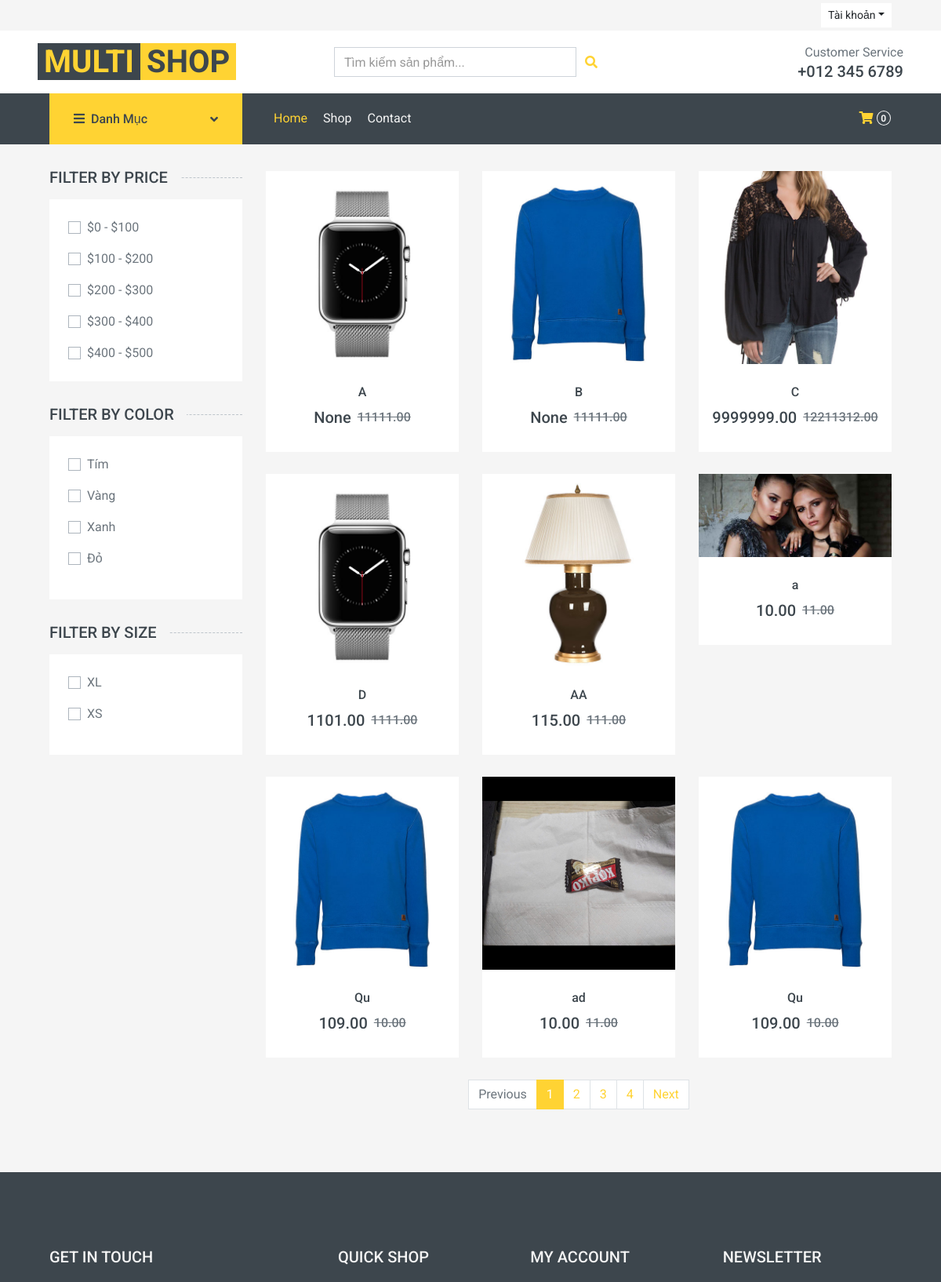
Page /sanpham/shop/ (upper part) on the earlier database version.
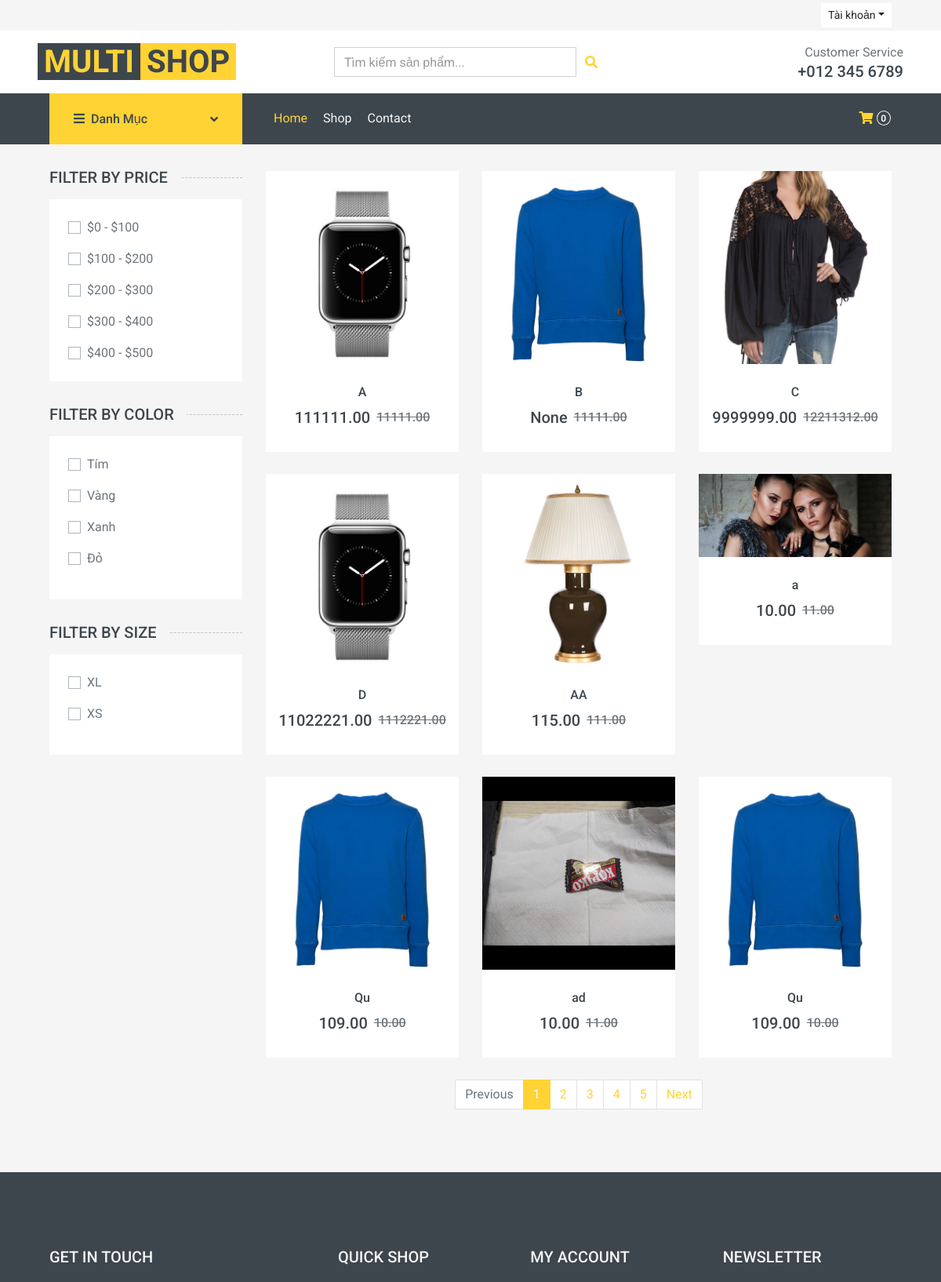
Same page on the later database version.
### sanpham/models.py (models this page shows, shortened)
class SanPham(models.Model):
    ma_danh_muc = models.ForeignKey(DanhMuc, on_delete=models.CASCADE)
    ten_san_pham = models.CharField(max_length=200)
    mo_ta = models.TextField(blank=True, null=True)
    gia = models.DecimalField(max_digits=10, decimal_places=2)
    giakm = models.DecimalField(max_digits=10, decimal_places=2)
    anh_dai_dien = models.ImageField(upload_to='sanpham/', blank=True, null=True)
    trang_thai = models.BooleanField(default=True)

### sanpham/views.py (the view, shortened to what this page needs)
# urls.py: path('shop/', shop, name='shop'),
def shop(request):
    menudanhmuc = DanhMuc.objects.filter(trang_thai=True)
    sanpham_list = SanPham.objects.filter(trang_thai=True).order_by('id')
    all_colors = BienTheSanPham.objects.exclude(mau_sac__isnull=True).exclude(mau_sac__exact='').values_list('mau_sac', flat=True).distinct().order_by('mau_sac')
    all_sizes = BienTheSanPham.objects.exclude(kich_thuoc__isnull=True).exclude(kich_thuoc__exact='').values_list('kich_thuoc', flat=True).distinct().order_by('kich_thuoc')
    query = request.GET.get('timkiem')
    if query:
        sanpham_list = sanpham_list.filter(
            Q(ten_san_pham__icontains=query) | Q(mo_ta__icontains=query)
        )
    selected_prices = request.GET.getlist('price')
    selected_colors = request.GET.getlist('color')
    selected_sizes = request.GET.getlist('size')
    if selected_colors:
        sanpham_list = sanpham_list.filter(bienthesanpham__mau_sac__in=selected_colors).distinct()
    if selected_sizes:
        sanpham_list = sanpham_list.filter(bienthesanpham__kich_thuoc__in=selected_sizes).distinct()
    paginator = Paginator(sanpham_list, 9)
    page_number = request.GET.get('page')
    page_obj = paginator.get_page(page_number)
    return render(request, 'shop.html', {
        'menudanhmuc': menudanhmuc,
        'sanpham': page_obj,
        'query': query,
        'all_colors': all_colors, # <-- Gửi data động
        'all_sizes': all_sizes,   # <-- Gửi data động
        'selected_prices': selected_prices,
        'selected_colors': selected_colors,
        'selected_sizes': selected_sizes,
    })

### giohang/context_processors.py (called while the page is built)
def cart_context(request):
    cart_total_items = 0
    if request.user.is_authenticated:
        try:
            gio_hang_db = GioHang.objects.get(ma_nguoi_dung=request.user)
            result = ChiTietGioHang.objects.filter(ma_gio_hang=gio_hang_db).aggregate(
                total_quantity=Sum('so_luong')
            )
            cart_total_items = result.get('total_quantity') or 0
        except GioHang.DoesNotExist:
            cart_total_items = 0
    else:
        gio_hang_session = request.session.get('giohang', {})
        cart_total_items = sum(item.get('so_luong', 0) for item in gio_hang_session.values())
    return {
        'cart_total_items': cart_total_items
    }

### sanpham/templates/shop.html (shortened to what the changed rows need)
{% extends 'base.html' %}
{% load static %}
{% block cssblock %}
    <link href="https://cdnjs.cloudflare.com/ajax/libs/font-awesome/5.10.0/css/all.min.css" rel="stylesheet">
    <link href="{% static 'lib/animate/animate.min.css' %}" rel="stylesheet">
    <link href="{% static 'lib/owlcarousel/assets/owl.carousel.min.css' %}" rel="stylesheet">
    <link href="{% static 'css/style.css' %}" rel="stylesheet">
{% endblock %}
{% block content %}
    <div class="container-fluid">
        <div class="row px-xl-5">
            <div class="col-lg-9 col-md-8">
                <div class="row pb-3">
                    {% for sp in sanpham %}
                    <div class="col-lg-4 col-md-6 col-sm-6 pb-1">
                        <div class="product-item bg-light mb-4">
                            <div class="product-img position-relative overflow-hidden">
                                <img class="img-fluid w-100" src="{{ sp.anh_dai_dien.url }}" alt="">
                                <div class="product-action">
                                </div>
                            </div>
                            <div class="text-center py-4">
                                <a class="h6 text-decoration-none text-truncate" href="">{{ sp.ten_san_pham }}</a>
                                <div class="d-flex align-items-center justify-content-center mt-2">
                                    <h5>{{ sp.giakm }}</h5><h6 class="text-muted ml-2"><del>{{ sp.gia }}</del></h6>
                                </div>
                            </div>
                        </div>
                    </div>
                    {% endfor %}
                    <div class="col-12">
                        {% if sanpham.has_other_pages %}
                        <nav>
                          <ul class="pagination justify-content-center">
                            {% for i in sanpham.paginator.page_range %}
                              {% if sanpham.number == i %}
                                <li class="page-item active"><a class="page-link" href="#">{{ i }}</a></li>
                              {% else %}
                                <li class="page-item"><a class="page-link" href="?page={{ i }}{{ query_string }}">{{ i }}</a></li>
                              {% endif %}
                            {% endfor %}
                          </ul>
                        </nav>
                        {% endif %}
                    </div>
                    </div>
            </div>
            </div>
    </div>
    {% endblock %}

Differences in the rows shown:
changed SanPham (number 1 of 9 on the later page): giakm "None" → "111111.00"
changed SanPham (number 4 of 9 on the later page): giakm "1101.00" → "11022221.00"; gia "1111.00" → "1112221.00"
Other differences:
new list line: "5"
